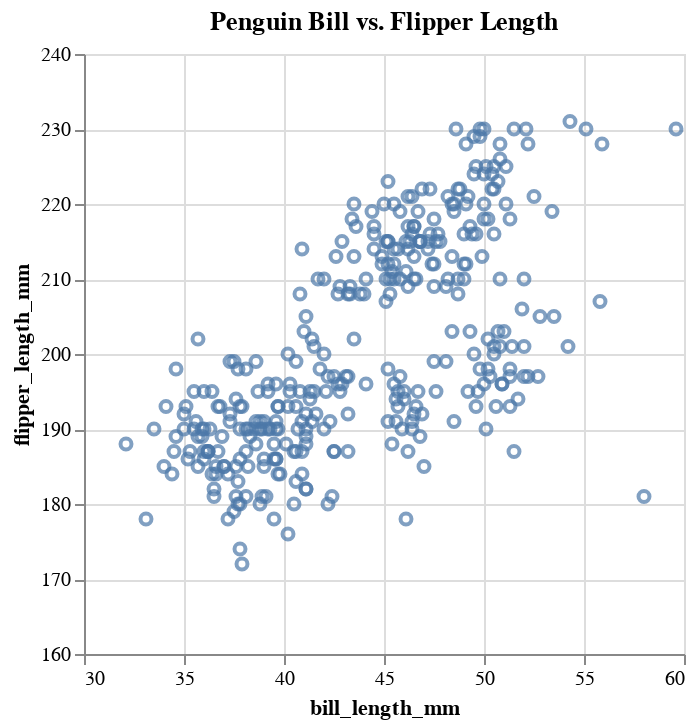

Source (notebook cell):
### Markdown cell above
## Question 3 (2 marks)

Using the same dataset, produce one or more charts using Altair to address the questions:
- How is penguin bill length related to flipper length?
- Do you see the same pattern within individual species? What about if male and female penguins are considered separately?

Report your conclusions briefly, typed into a Markdown cell below your chart(s).

Note: You do not need to do any modelling or statistical tests, just answer based on what you see in your chart(s). E.g. "A is associated with B" or "the bigger A is, the smaller B is".

### Code cell
#Part A:

#Import pandas -> loading csv file in a python-dataframe | Import altair -> graph visualization
import pandas as pd  
import altair as alt

url = "https://raw.githubusercontent.com/mwaskom/seaborn-data/master/penguins.csv" #Grabbing raw data from github csv file
seaborn_df = pd.read_csv(url) #Converting csv -> pandas dataframe

penguin_vs_bill = alt.Chart(seaborn_df).encode(
    x=alt.X('bill_length_mm').scale(domain=(30,60)),
    y=alt.Y('flipper_length_mm').scale(domain=(160,240))
).mark_point().properties(title = "Penguin Bill vs. Flipper Length")

penguin_vs_bill

### Figure 1 — Vega-Lite specification as saved in the notebook (floating-point values rounded to 4 significant figures; data arrays with more than 128 entries replaced by an {"elided": "..."} marker saying what was removed)
{"config": {"view": {"continuousWidth": 300, "continuousHeight": 300}}, "data": {"name": "data-7b1c3d376dc1f878f7c4c69deb3a1e79"}, "mark": {"type": "point"}, "encoding": {"x": {"field": "bill_length_mm", "scale": {"domain": [30, 60]}, "type": "quantitative"}, "y": {"field": "flipper_length_mm", "scale": {"domain": [160, 240]}, "type": "quantitative"}}, "title": "Penguin Bill vs. Flipper Length", "$schema": "https://vega.github.io/schema/vega-lite/v5.8.0.json", "datasets": {"data-7b1c3d376dc1f878f7c4c69deb3a1e79": {"elided": "344 records"}}}
